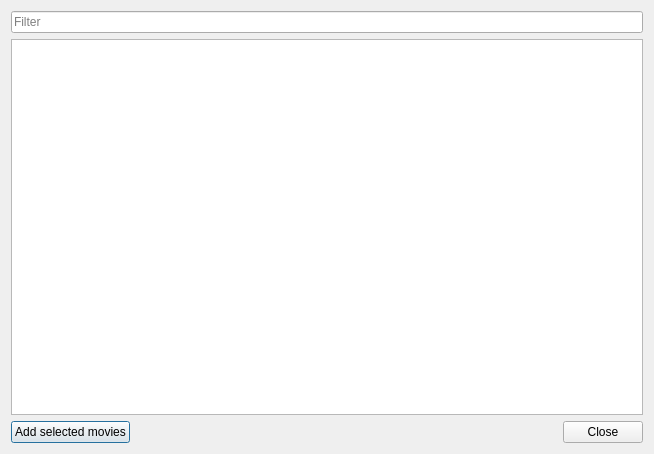
<?xml version="1.0" encoding="UTF-8"?>
<ui version="4.0">
 <class>MovieListDialog</class>
 <widget class="QDialog" name="MovieListDialog">
  <property name="windowModality">
   <enum>Qt::WindowModal</enum>
  </property>
  <property name="geometry">
   <rect>
    <x>0</x>
    <y>0</y>
    <width>654</width>
    <height>454</height>
   </rect>
  </property>
  <property name="windowTitle">
   <string>Choose a movie</string>
  </property>
  <property name="styleSheet">
   <string notr="true">#MovieListDialog {
	background-image: url(:/img/pattern_dark.png);
}</string>
  </property>
  <property name="modal">
   <bool>true</bool>
  </property>
  <layout class="QVBoxLayout" name="verticalLayout">
   <item>
    <widget class="MyLineEdit" name="filter">
     <property name="placeholderText">
      <string>Filter</string>
     </property>
    </widget>
   </item>
   <item>
    <widget class="QTableWidget" name="movies">
     <property name="styleSheet">
      <string notr="true">alternate-background-color: rgb(243, 246, 250);</string>
     </property>
     <property name="editTriggers">
      <set>QAbstractItemView::NoEditTriggers</set>
     </property>
     <property name="alternatingRowColors">
      <bool>true</bool>
     </property>
     <property name="selectionMode">
      <enum>QAbstractItemView::MultiSelection</enum>
     </property>
     <property name="selectionBehavior">
      <enum>QAbstractItemView::SelectRows</enum>
     </property>
     <property name="showGrid">
      <bool>false</bool>
     </property>
     <attribute name="horizontalHeaderVisible">
      <bool>false</bool>
     </attribute>
     <attribute name="horizontalHeaderStretchLastSection">
      <bool>true</bool>
     </attribute>
     <attribute name="verticalHeaderVisible">
      <bool>false</bool>
     </attribute>
     <column>
      <property name="text">
       <string>Result</string>
      </property>
     </column>
    </widget>
   </item>
   <item>
    <layout class="QHBoxLayout" name="horizontalLayout">
     <item>
      <widget class="QPushButton" name="buttonAddMovies">
       <property name="text">
        <string>Add selected movies</string>
       </property>
      </widget>
     </item>
     <item>
      <spacer name="horizontalSpacer">
       <property name="orientation">
        <enum>Qt::Horizontal</enum>
       </property>
       <property name="sizeHint" stdset="0">
        <size>
         <width>40</width>
         <height>20</height>
        </size>
       </property>
      </spacer>
     </item>
     <item>
      <widget class="QPushButton" name="buttonClose">
       <property name="text">
        <string>Close</string>
       </property>
       <property name="autoDefault">
        <bool>false</bool>
       </property>
      </widget>
     </item>
    </layout>
   </item>
  </layout>
 </widget>
 <customwidgets>
  <customwidget>
   <class>MyLineEdit</class>
   <extends>QLineEdit</extends>
   <header>smallWidgets/MyLineEdit.h</header>
  </customwidget>
 </customwidgets>
 <resources/>
 <connections/>
</ui>
